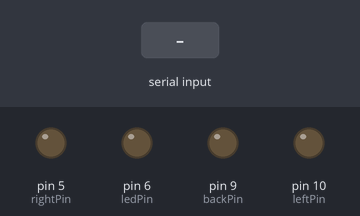
Bench run of a sketch on a simulated Arduino Leonardo, built with avr-gcc and run on an emulated ATmega32U4. On the bench: output pins drawn as LEDs (lit = HIGH). Inputs (shaded band) come from the test bench.

Above: at 1.2 s.
1.3 s: "f" received over the second serial link
At 2.4 s:
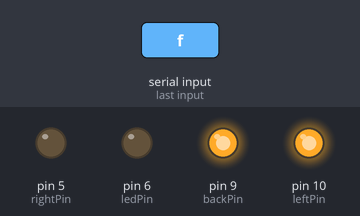
2.8 s: "b" received over the second serial link
At 3.5 s:
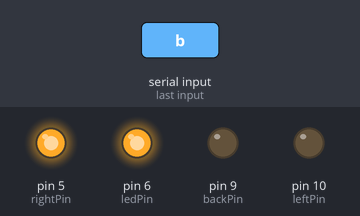
4.3 s: "y" received over the second serial link
At 4.6 s:
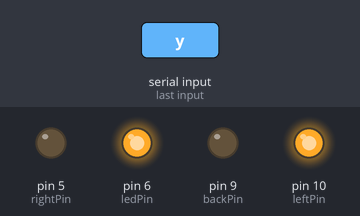
5.8 s: "z" received over the second serial link
At 7.0 s:
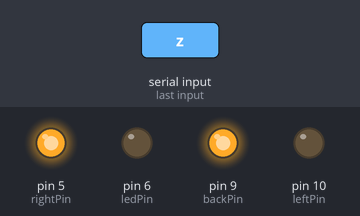
7.3 s: "l" received over the second serial link
At 8.1 s:
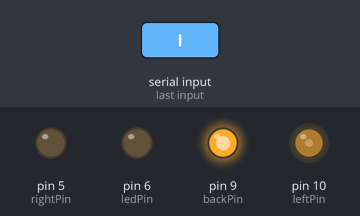
8.8 s: "r" received over the second serial link
At 9.3 s:
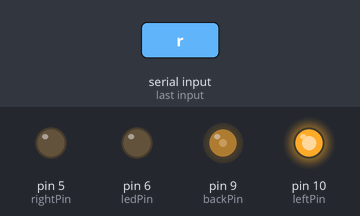
Timing chart, 0 to 11.3 s (numbered marks = the images above; inputs shaded):
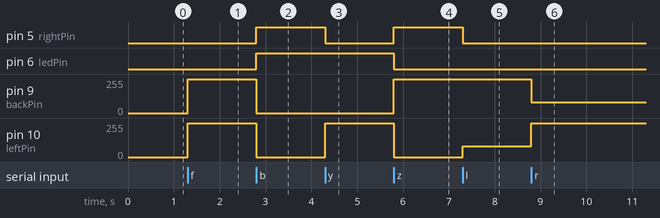

The sketch:

sketch_jun23.ino
```cpp
#include <SoftwareSerial.h>

// Blueduino comunicate with BLE module through pin11, pin12 as soft serial.
SoftwareSerial mySerial(11, 12); //RX,TX
/**
         FORWARD = "f";
	 BACK = "b";
	 FORWARD_LEFT = "l";
	 FORWARD_RIGHT = "r";
	 ORIGIN_LEFT = "z";
	 ORIGIN_RIGHT = "y";
	 BACK_LEFT = "n";
	 BACK_RIGHT = "m";
	 STOP = "s";
	 LIGHT_ON = "o";
	 LIGHT_OFF = "c";
	 FLASH_LIGHT_ON = "t";
*/

char tmp;
int ledPin = 6;
int rightPin = 5;
int backPin = 9;
int leftPin = 10;
void setup() {

  /*pinMode(ledPin, OUTPUT);

  Serial.begin(9600);
  while (!Serial) {
    ; // wait for serial port to connect. Needed for Leonardo only
  }*/

  // Start soft serial;
  mySerial.begin(9600);
};

void loop() {
  while (mySerial.available() > 0)  {
    tmp = char(mySerial.read());
 if(tmp == 's') {
       analogWrite(ledPin, 0);
       analogWrite(rightPin,0);
       analogWrite(backPin, 0);
      analogWrite(leftPin,0);
   }
  else if(tmp == 'f') {
       analogWrite(backPin, 255);
      analogWrite(leftPin,255);
      analogWrite(ledPin, 0);
      analogWrite(rightPin,0);
   }   else if(tmp == 'b') {
        analogWrite(backPin, 0);
      analogWrite(leftPin,0);
      analogWrite(ledPin, 255);
      analogWrite(rightPin,255);
   }  else if(tmp == 'y') {
      analogWrite(backPin,0);
      analogWrite(leftPin,255);
       analogWrite(ledPin, 255);
      analogWrite(rightPin,0);
   }  else if(tmp == 'z') {
       analogWrite(backPin,255);
      analogWrite(leftPin,0);
      analogWrite(ledPin, 0);
      analogWrite(rightPin,255);
   }  else if(tmp == 'l') {
       analogWrite(backPin,255);
      analogWrite(leftPin,80);
      analogWrite(ledPin, 0);
      analogWrite(rightPin,0);
   }  else if(tmp == 'r') {
       analogWrite(backPin,80);
      analogWrite(leftPin,255);
      analogWrite(ledPin, 0);
      analogWrite(rightPin,0);
   }  else if(tmp == 'n') {
       analogWrite(backPin,0);
      analogWrite(leftPin,0);
      analogWrite(ledPin, 255);
      analogWrite(rightPin,80);
   }  else if(tmp == 'm') {
       analogWrite(backPin,0);
      analogWrite(leftPin,0);
      analogWrite(ledPin, 80);
      analogWrite(rightPin,255);
   }

   // Serial.println(tmp);
  }

  //delay(5);
}
```

Measured:
- after the input at 1.3 s, pin 9 (backPin), pin 10 (leftPin): 0/255 → 255/255 at once
- after the input at 2.8 s, pin 5 (rightPin), pin 6 (ledPin): LOW → HIGH at once; pin 9 (backPin), pin 10 (leftPin): 255/255 → 0/255 at once
- after the input at 4.3 s, pin 5 (rightPin): HIGH → LOW at once; pin 10 (leftPin): 0/255 → 255/255 at once
- after the input at 5.8 s, pin 5 (rightPin): LOW → HIGH at once; pin 6 (ledPin): HIGH → LOW at once; pin 9 (backPin): 0/255 → 255/255 at once; pin 10 (leftPin): 255/255 → 0/255 at once
- after the input at 7.3 s, pin 5 (rightPin): HIGH → LOW at once; pin 10 (leftPin): 0/255 → 80/255 at once
- after the input at 8.8 s, pin 9 (backPin): 255/255 → 80/255 at once; pin 10 (leftPin): 80/255 → 255/255 at once
